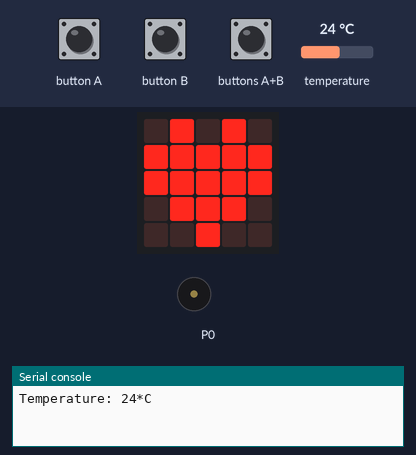
Bench run of a program on a simulated BBC micro:bit running MicroPython. On the bench: the board's 5×5 LED display, buzzer (waves = sounding), the last lines printed to the serial console. The inputs (shaded band) are chosen by the test bench; at power-on: temperature 24 °C. Random numbers come from a fixed seed; the 48×5 strip is a reading aid, not a part: it shows the text the display is scrolling, unrolled, one strip-width of it at a time.

Above: at 1.2 s.
1.3 s: buttons A+B pressed for 0.15 s
At 2.46 s:
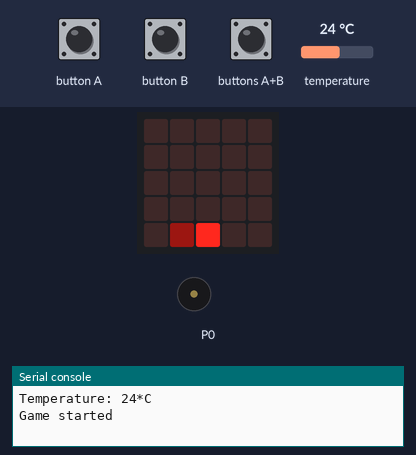
2.7 s: button B pressed for 0.15 s
At 3.03 s:
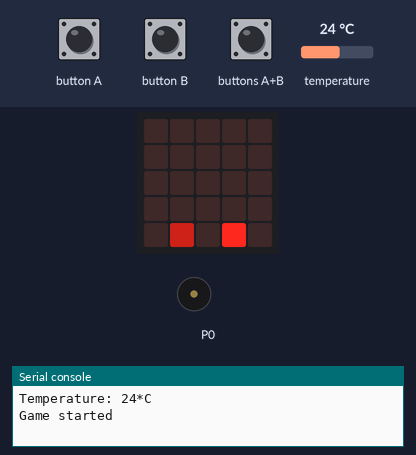
3.4 s: button A pressed for 1 s
At 4.58 s:
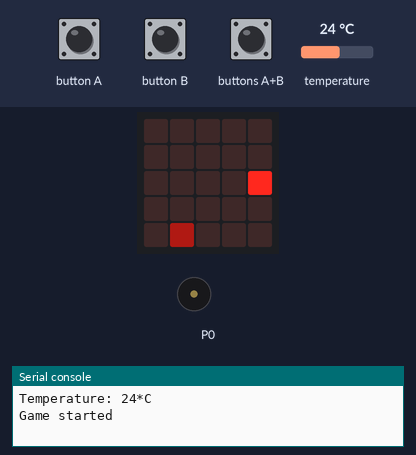
5.0 s: button A pressed for 0.15 s
At 5.68 s:
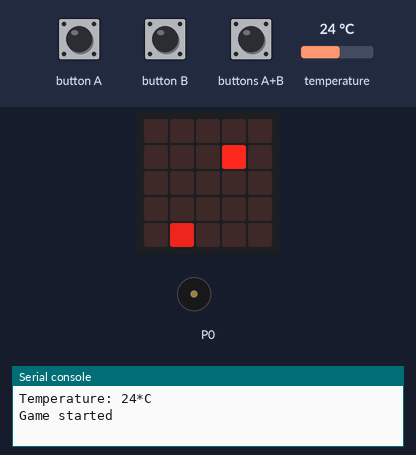
5.7 s: button B pressed for 1 s
At 7.1 s:
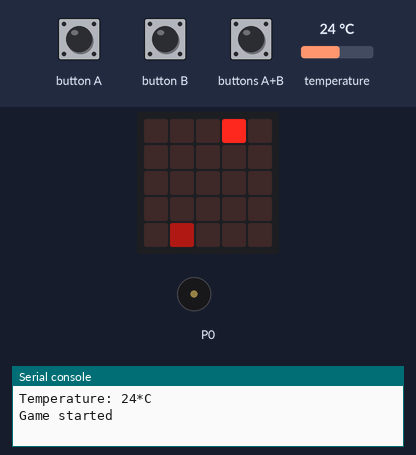
Timing chart, 0 to 8.3 s (numbered marks = the images above; inputs shaded):
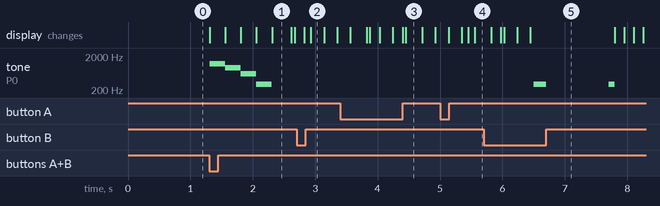

The program:

main.py
```python
from microbit import *
import music
import random

class Apple:
    def __init__(self, x, y, blink_delay):
        self._x = x
        self._y = y
        self.blink_delay = blink_delay

    def x(self):
        return self._x

    def y(self):
        return self._y

    def draw(self):
        value = int((running_time() % self.blink_delay) / self.blink_delay * 9)
        display.set_pixel(self._x, self._y, value)

class Snake:
    def __init__(self, x, y, length, speed_delay):
        self.x = x
        self.y = y
        self.direction = 3
        self.next_direction = self.direction
        self._length = length
        self.next_length = length
        self.speed_delay = speed_delay
        self.tail = [[0, 0, 0, 0, 0], [0, 0, 0, 0, 0], [0, 0, 0, 0, 0], [0, 0, 0, 0, 0], [0, 0, 0, 0, 0]]

        self.tail[self.x][self.y] = self._length
        self.last_move_time = running_time()

    def turn_left(self):
        self.next_direction = (self.direction + 1) % 4

    def turn_right(self):
        self.next_direction = (self.direction - 1) % 4

    def eat(self, apple):
        if self.test_collide(apple.x(), apple.y()):
            self.next_length = self._length + 1
            return True
        return False

    def test_collide(self, x, y):
        return self.tail[x][y] > 0

    def length(self):
        return self.next_length

    def move(self):
        if running_time() - self.last_move_time < self.speed_delay:
            return True

        self.direction = self.next_direction

        if self.direction == 0:
            self.x -= 1
        elif self.direction == 1:
            self.y += 1
        elif self.direction == 2:
            self.x += 1
        elif self.direction == 3:
            self.y -= 1

        if self.x < 0 or self.x >= 5 or self.y < 0 or self.y >= 5:
            return False # out of bounds
        elif self.tail[self.x][self.y] > 0:
            return False # hit tail

        if self._length == self.next_length: # move tail
            for x in range(len(self.tail)):
                for y in range(len(self.tail[x])):
                    if self.tail[x][y] >= 0:
                        self.tail[x][y] -= 1
        else: # don't move tail
            self._length = self.next_length

        self.tail[self.x][self.y] = self._length
        self.last_move_time = running_time()
        return True

    def draw(self):
        for x in range(len(self.tail)):
            for y in range(len(self.tail[x])):
                if self.tail[x][y] == 0:
                    display.set_pixel(x, y, 0) # clear trail
                    self.tail[x][y] = -1
                if self.tail[x][y] > 0:
                    value = min(9, self.tail[x][y] + max(2, 9 - self._length) )
                    display.set_pixel(x, y, value)

# ---------------------------------------
cdImage1 = Image("99999:90009:90009:90009:99999")
cdImage2 = Image("55555:59995:59095:59095:59095")
cdImage3 = Image("11111:15551:19991:19091:19091")
cdImage4 = Image("00000:01110:05550:09990:09090")

START_DELAY = 250
MOVE_DELAY = 500

def create_snake():
    global snake
    snake = Snake(2, 4, 1, MOVE_DELAY)
    snake.draw()

def create_apple():
    global apple
    while True:
        x = random.randint(0, 4)
        y = random.randint(0, 4)
        if not snake.test_collide(x, y):
            apple = Apple(x, y, 2000)
            apple.draw()
            return

def start_game():
    global game_on

    do_count_down()
    display.clear()
    create_snake()
    create_apple()
    game_on = True
    sleep(START_DELAY)

def end_game():
    global game_on

    music.pitch(300, 200)
    game_on = False
    sleep(START_DELAY * 4)
    music.pitch(300, 100)
    score = snake.length()
    display.scroll(str(score) + ' ', wait=False, loop=True)
    print('Game over! Score: ' + str(score) + ' points')

def do_count_down():
    freq = 1500
    for image in [cdImage1, cdImage2, cdImage3, cdImage4]:
        display.show(image)
        freq -= 300
        music.pitch(freq, START_DELAY)

    print('Game started')

# ---------------------------------------
print("Temperature: " + str(temperature()) + "*C")
display.show(Image.HEART)

snake = None
apple = None
game_on = False

while True:
    if game_on:
        if button_a.was_pressed():
            snake.turn_left()
        if button_b.was_pressed():
            snake.turn_right()

        alive = snake.move()
        snake.draw()
        apple.draw()

        if not alive:
            end_game()
        elif snake.eat(apple):
            music.pitch(1700, 100)
            create_apple()
    elif button_a.was_pressed() and button_b.was_pressed():
        start_game()

    sleep(50)
```

Measured:
- after the input at 1.3 s, tone on P0: plays 1200 Hz for 0.25 s, 900 Hz for 0.25 s, 600 Hz for 0.25 s, 300 Hz for 0.25 s, starting at once; the display: first changes at once (image 1 shows a later state)
